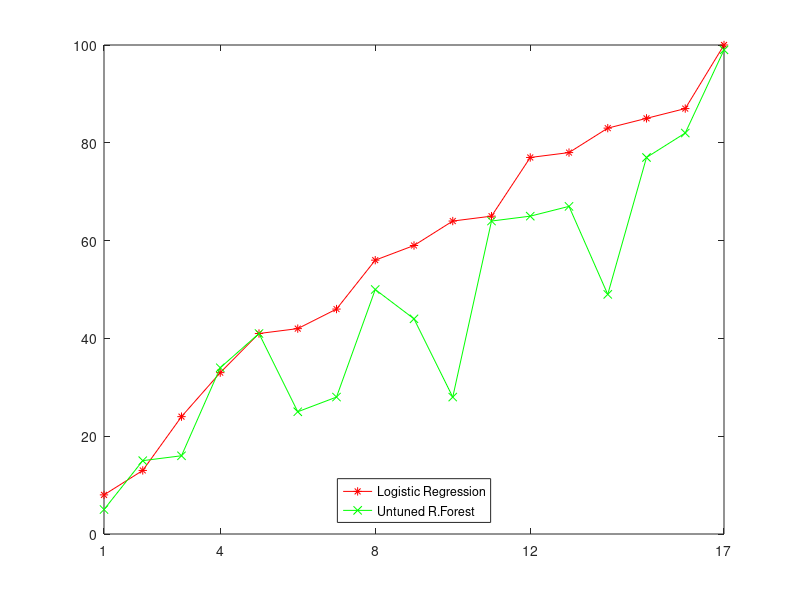

The MATLAB source for this figure: (Note: this script raises an error after producing the figure.)
clf
 FigHandle = figure('Position', [220, 300, 200, 400]);
%plot([1:17],[0:0])
x = [1:17]
box on 
hold on
plot(x,[8,13,24,33,41,42,46,56,59,64,65,77,78,83,85,87,100], '-r*')
hold on
% plot(x,[3,14,17,34,36,24,28,26,49,27,52,71,67,49,79,73,97],'-b+')
% hold on
plot(x,[5,15,16,34,41,25,28,50,44,28,64,65,67,49,77,82,99], '-gx')
axis([1 17 0 100])
legend('Logistic Regression','Untuned R.Forest','Location','South')
set(gca,'XTick', [1,4,8,12,17])
% set(gca, 'YTick',[0,50,100])
hline = refline([0 0]);
set(hline,'Color','k')
title('Precision')
legend('boxoff')
xlabel('data sets, sorted')

FigHandle = figure('Position', [220, 300, 200, 400]);
% plot([1:17],[0:0])
x = [1:17]
box on 
hold on
plot(x,[8,13,24,33,41,42,46,56,59,64,65,77,78,83,85,87,100], '-r*')
hold on
% plot(x,[18,47,25,39,74,83,62,34,61,89,56,100,70,26,75,89,100],'-b+')
% hold on
plot(x,[5,14,21,42,74,31,37,78,50,89,100,100,77,26,78,100,100], '-gx')
axis([1 17 0 100])
legend('Logistic Regression','Tuned R.Forest','Location','South')
set(gca,'XTick', [1,4,8,12,17])
% set(gca, 'YTick',[-50,0,50,100])
hline = refline([0 0]);
set(hline,'Color','k')
title('Precision')
legend('boxoff')
xlabel('data sets, sorted')